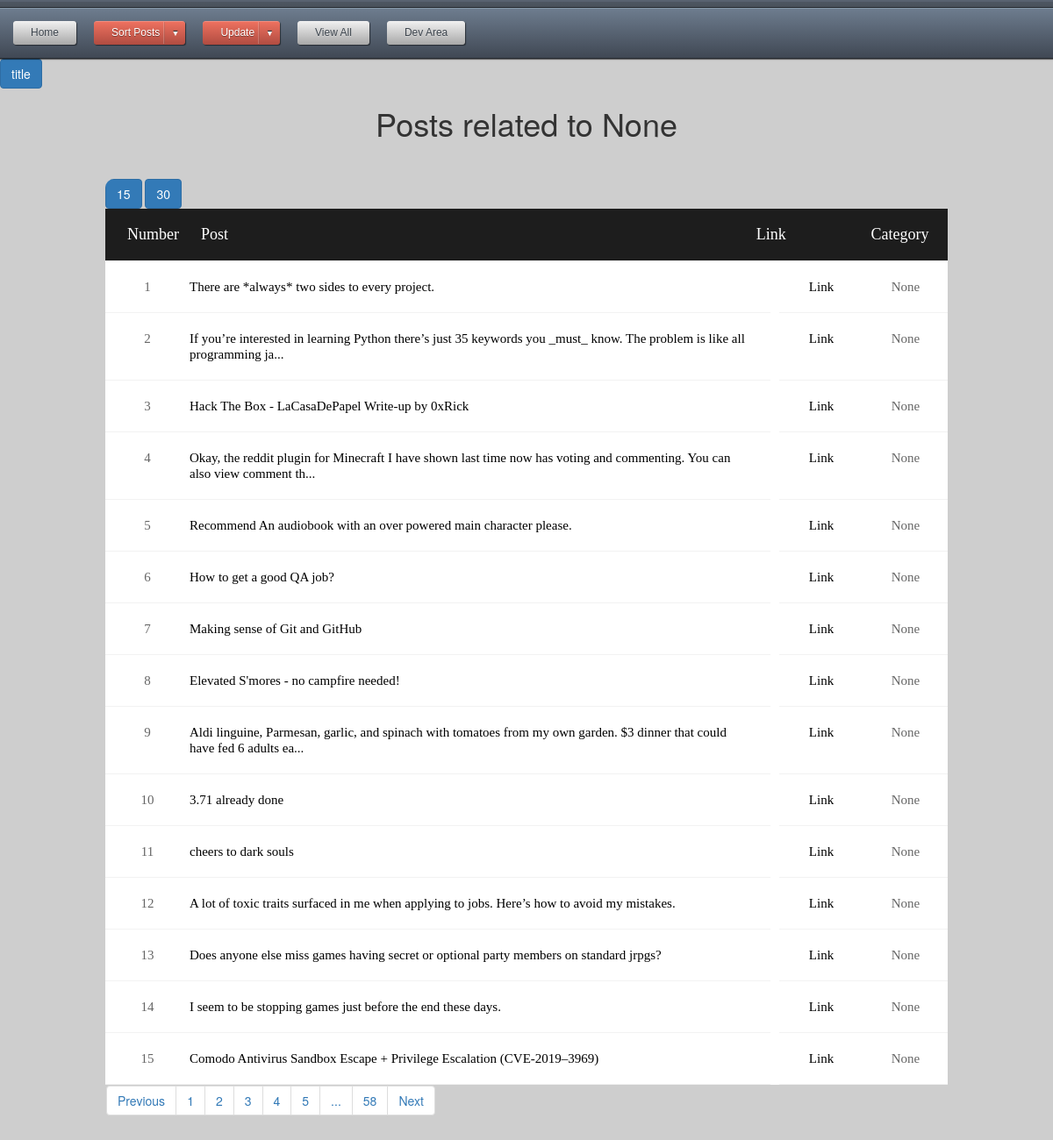
The app's page /sortby/1/15?sort_cat=None with its own data.
### app.py (models this page shows)
class posts(db.Model):
    id = db.Column(db.String, primary_key=True)
    title = db.Column(db.String(80), unique=True, nullable=False)
    link = db.Column(db.String(120), unique=True, nullable=False)
    category = db.Column(db.String(120), unique=True, nullable=False)
    date_added = db.Column(db.String(120), unique=False, nullable=False)
    thread_text = db.Column(db.String(400), unique=True, nullable=False)
    image = db.Column(db.String(400), unique=True, nullable=False)

### app.py (the view)
@app.route('/sortby/<int:page_num>/<int:per_page_res>', methods=['GET', 'POST'])
def sortby(page_num, per_page_res):
	sort_cat = request.args.get('sort_cat', None)
	order_by = request.args.get('order_by', None)
	print(sort_cat)
	per_page = per_page_res
	t3 = posts.query.filter_by(category=sort_cat).order_by(order_by).paginate(per_page=per_page_res, page=page_num, error_out=True)
	return render_template("sortby.html", count=count, order_by=order_by, t3=t3, per_page=per_page, posts=posts, zip=zip, sort_cat=sort_cat)

### app.py (called while the page is built)
@app.context_processor
def utility_functions():
    def print_in_console(message):
        print (str(message))
    return dict(mdebug=print_in_console)

@app.context_processor
def inject_user():
    return dict(category=categories)

### templates/sortby.html (shortened to what this page needs)
<!DOCTYPE html>
<html>
<head>
</head>
{% include "topnav.html" %}
<div class="limiter">
<body>
<a href="{{url_for('sortby', page_num=t3.page, per_page_res=15, order_by='title', sort_cat=sort_cat )}}"><button type="button" class="btn btn-primary">title</button></a>
<h1>Posts related to {{sort_cat}}</h1>
	<div class="container-table100">
			<div class="wrap-table100">
				<a href="{{url_for('sortby', page_num=t3.page, per_page_res=15, order_by=order_by, sort_cat=sort_cat )}}"><button type="button" class="btn btn-primary">15</button></a>
				<a href="{{url_for('sortby', page_num=t3.page, per_page_res=30, order_by=order_by, sort_cat=sort_cat )}}"><button type="button" class="btn btn-primary">30</button></a>
					<div class="table">
						<div class="row header" style="content: none">
							<div class="cell">Number</div>
							<div class="cell">Post</div>
							<div class="cell">Link</div>
							<div class="cell">Category</div>
						</div>
						{% for t,i in zip(t3.items, range(per_page, 0, -1)) %}
						<div class="row">
							<div class="cell" data-title="Number">
								{% if t3.page == 1 %}
								{{(t3.page * (per_page+1))-i}}
								{% else %}
								{{(t3.page * (per_page))-(i-1)}}
								{% endif %}
							</div>
							<div class="cell" data-title="Post" style="width:69%;"><a href="#" data-toggle="modal" data-target="#{{t.id}}">{{t.title}}</div>
							<div class="cell" data-title="Link"><a href="{{t.link}}" target='_blank'>Link</a></div>
							<div class="cell" data-title="Category">{{t.category}}</div>
						</div>
						{% endfor %}
						<nav aria-label="Page navigation example">
							<ul class="pagination" style="margin:1px">
										<li class="page-item"><a class="page-link" href="{{url_for('sortby', page_num=(t3.page + 1), per_page_res=per_page, sort_cat=sort_cat )}}">Previous</a>
								{% for page in t3.iter_pages(right_edge=1, left_edge=5) %}
									{% if page %}
										<li class="page-item"><a class="page-link" href="{{url_for('sortby', page_num=page, per_page_res=per_page, sort_cat=sort_cat )}}">{{ page }}</a>
									{% else %}
										<li class="page-item"><a class="page-link" href="#">...</a>
									{% endif %}
								{% endfor %}
										<li class="page-item"><a class="page-link" href="{{url_for('sortby', page_num=(t3.page + 1), per_page_res=per_page, sort_cat=sort_cat )}}">Next</a>
							</ul>
						</nav>
					</div>
</body>
</html>

### static/CSS/style.css (style rules this page uses)
h1 { text-align:center; }
body { padding-bottom: .1px; }
a:link { color: black; text-decoration: none; }
.container:before, .container:after, { display: table; content: none; }
.limiter { width: 100%; background: #cecece; margin: 0 auto; }
.container-table100 { width: 100%; min-height: 100vh; display: -webkit-box; display: -webkit-flex; display: -moz-box; display: -ms-flexbox; display: flex; align-items: center; justify-content: center; flex-wrap: wrap; padding: 33px 30px; }
.wrap-table100 { width: 960px; border-radius: 10px; overflow: hidden; }
.table { width: 100%; display: table; margin: 0; }
.row { display: table; background: #fff; margin-left: 0px; }
.row.header { color: #ffffff; background: #1d1d1d; }
.cell { display: table-cell; }
.row .cell { font-family: Poppins-Regular; font-size: 15px; color: #666666; line-height: 1.2; font-weight: unset !important; padding-top: 20px; padding-bottom: 20px; border-bottom: 1px solid #f2f2f2; }
.row.header .cell { font-family: Poppins-Regular; font-size: 18px; color: #fff; line-height: 1.2; font-weight: unset !important; padding-top: 19px; padding-bottom: 19px; }
.row .cell:nth-child(1) { width: 10%; text-align: center; }
.row .cell:nth-child(2) { width: 58%; padding-right: 2% }
.row .cell:nth-child(3) { width: 10%; }
.row .cell:nth-child(4) { width: 10%; text-align: center; }
.row .cell:nth-child(5) { width: 10%; text-align: center; }
.row:before { content: none; }
div.row.header::after { content: none; }
div.row::after { content: none; }
.table, .row { width: 100% !important; }
.pagination { display: inline-flex; }
.pagination a { color: black; float: left; padding: 8px 16px; text-decoration: none; }

### records on screen
posts: page "1", title "There are *always* two sides to every project.", category "None"
posts: page "2", title "If you’re interested in learning Python there’s just 35 keywords you _must_ know. The problem is like all programming ja...", category "None"
posts: page "3", title "Hack The Box - LaCasaDePapel Write-up by 0xRick", category "None"
posts: page "4", title "Okay, the reddit plugin for Minecraft I have shown last time now has voting and commenting. You can also view comment th...", category "None"
posts: page "5", title "Recommend An audiobook with an over powered main character please.", category "None"
posts: page "6", title "How to get a good QA job?", category "None"
posts: page "7", title "Making sense of Git and GitHub", category "None"
posts: page "8", title "Elevated S'mores - no campfire needed!", category "None"
posts: page "9", title "Aldi linguine, Parmesan, garlic, and spinach with tomatoes from my own garden. $3 dinner that could have fed 6 adults ea...", category "None"
posts: page "10", title "3.71 already done", category "None"
posts: page "11", title "cheers to dark souls", category "None"
posts: page "12", title "A lot of toxic traits surfaced in me when applying to jobs. Here’s how to avoid my mistakes.", category "None"
posts: page "13", title "Does anyone else miss games having secret or optional party members on standard jrpgs?", category "None"
posts: page "14", title "I seem to be stopping games just before the end these days.", category "None"
posts: page "15", title "Comodo Antivirus Sandbox Escape + Privilege Escalation (CVE-2019–3969)", category "None"

### other values on screen
{{ sort_cat }} "None"
{{ page }} "1" "2" "3" "4" "5" "58"
